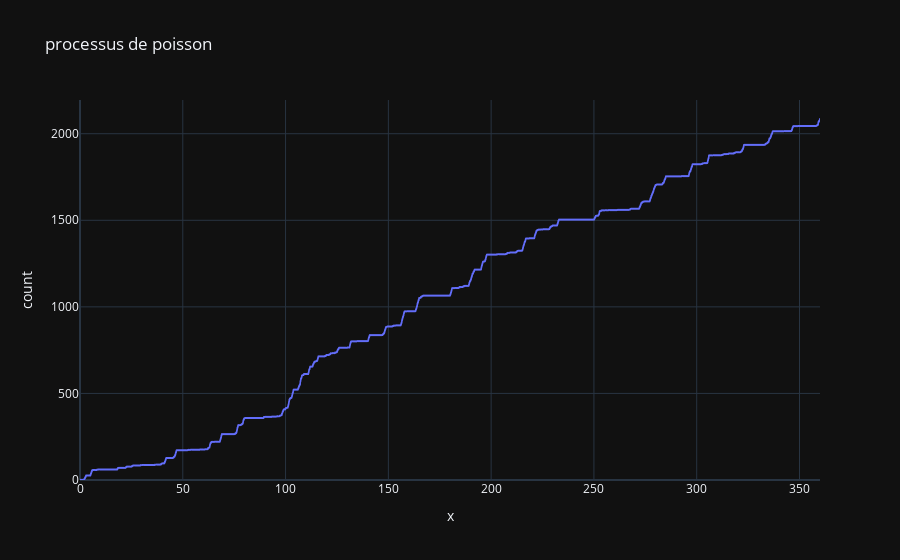
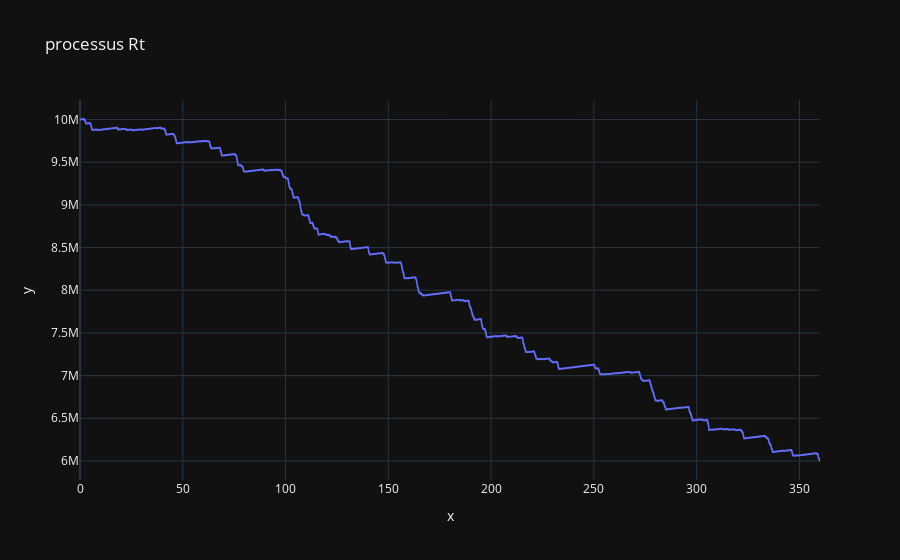

These figures' notebook cell, in order:
### Code cell
test.sub_models[0].run_ruine()

### Figure 1 — Plotly figure (JSON) as saved in the notebook; plotly's stock layout.template omitted (floating-point values rounded to 4 significant figures; data arrays with more than 128 entries replaced by an {"elided": "..."} marker saying what was removed)
{"data": [{"hovertemplate": "x=%{x}<br>count=%{y}<extra></extra>", "legendgroup": "", "line": {"dash": "solid", "shape": "hv"}, "marker": {"color": "#636efa", "symbol": "circle"}, "mode": "lines", "name": "", "showlegend": false, "type": "scattergl", "x": {"elided": "2085 float values"}, "xaxis": "x", "y": {"elided": "2085 int values"}, "yaxis": "y"}], "layout": {"legend": {"tracegroupgap": 0}, "title": {"text": "processus de poisson"}, "xaxis": {"anchor": "y", "domain": [0, 1], "title": {"text": "x"}}, "yaxis": {"anchor": "x", "domain": [0, 1], "rangemode": "tozero", "title": {"text": "count"}}}}

### Figure 2 — Plotly figure (JSON) as saved in the notebook; plotly's stock layout.template omitted (floating-point values rounded to 4 significant figures; data arrays with more than 128 entries replaced by an {"elided": "..."} marker saying what was removed)
{"data": [{"hovertemplate": "x=%{x}<br>y=%{y}<extra></extra>", "legendgroup": "", "line": {"color": "#636efa", "dash": "solid"}, "marker": {"symbol": "circle"}, "mode": "lines", "name": "", "showlegend": false, "type": "scattergl", "x": {"elided": "4169 float values"}, "xaxis": "x", "y": {"elided": "4169 float values"}, "yaxis": "y"}], "layout": {"legend": {"tracegroupgap": 0}, "title": {"text": "processus Rt"}, "xaxis": {"anchor": "y", "domain": [0, 1], "title": {"text": "x"}}, "yaxis": {"anchor": "x", "domain": [0, 1], "title": {"text": "y"}}}}
